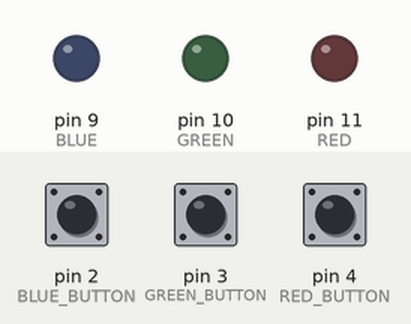
A sketch run on a simulated Arduino Uno, built with avr-gcc and run on an emulated ATmega328P. Parts: output pins drawn as LEDs (lit = HIGH). The inputs (shaded band) are chosen by the test bench; at power-on: pin 2 (BLUE_BUTTON) LOW, pin 3 (GREEN_BUTTON) LOW, pin 4 (RED_BUTTON) LOW.

Above: at 1.2 s.
1.3 s: pin 2 (BLUE_BUTTON) pulled HIGH for 0.15 s
At 1.37 s:
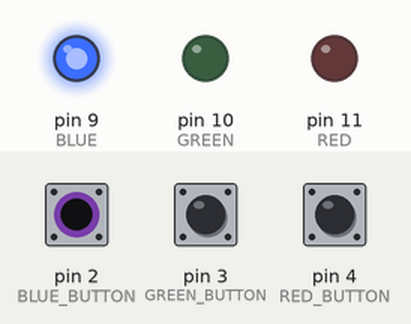
2.9 s: pin 3 (GREEN_BUTTON) pulled HIGH for 0.15 s
At 2.97 s:
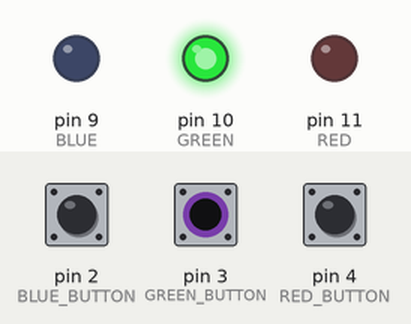
4.5 s: pin 4 (RED_BUTTON) pulled HIGH for 0.15 s
At 4.57 s:
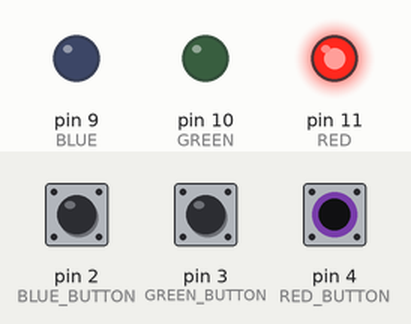
6.1 s: pin 4 (RED_BUTTON) pulled HIGH for 3.2 s
At 9.6 s:
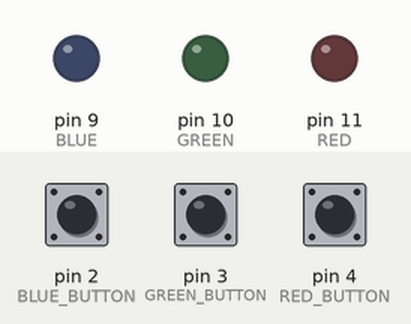
10.8 s: pin 2 (BLUE_BUTTON) pulled HIGH for 3.2 s
At 12.0 s:
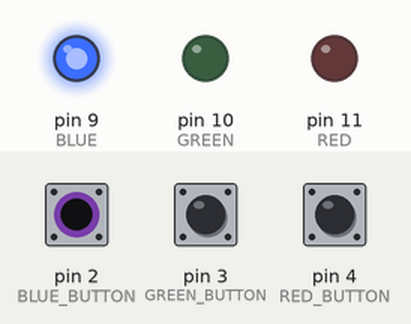
15.5 s: pin 2 (BLUE_BUTTON) driven HIGH and pin 3 (GREEN_BUTTON) driven HIGH
At 16.7 s:
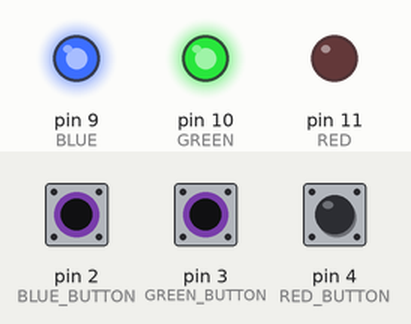
Timing chart, 0 to 18.0 s (numbered marks = the images above; inputs shaded):
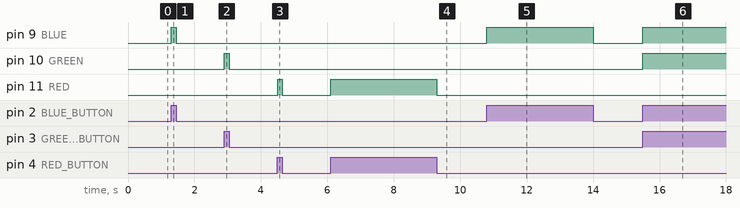

The sketch:

LED3Colors.ino
```cpp
//풀 다운 저항으로 LED 점등하기. 3색 LED와 스위치3개,10K저항 3개를 를 사용함
#define RED 11
#define GREEN 10
#define BLUE 9
#define RED_BUTTON 4
#define GREEN_BUTTON 3
#define BLUE_BUTTON 2

int r=0, g=0, b=0;

 void setup()
 {
  pinMode(RED_BUTTON, INPUT);
  pinMode(GREEN_BUTTON, INPUT);
  pinMode(BLUE_BUTTON, INPUT);
  pinMode(RED,OUTPUT);
  pinMode(GREEN,OUTPUT);
  pinMode(BLUE,OUTPUT);
 }

 void loop()
 {

  if(digitalRead(RED_BUTTON) == HIGH){
    digitalWrite(RED,HIGH);
  }
  else{
    digitalWrite(RED,LOW);
  }

  if(digitalRead(GREEN_BUTTON) == HIGH){
    digitalWrite(GREEN,HIGH);
  }
  else{
    digitalWrite(GREEN,LOW);
  }
  if(digitalRead(BLUE_BUTTON) == HIGH){
    digitalWrite(BLUE,HIGH);
  }
  else{
    digitalWrite(BLUE,LOW);
  }
 }
```

Measured:
- after the input at 1.3 s, pin 9 (BLUE): LOW → HIGH at once, → LOW 0.15 s later
- after the input at 2.9 s, pin 10 (GREEN): LOW → HIGH at once, → LOW 0.15 s later
- after the input at 4.5 s, pin 11 (RED): LOW → HIGH at once, → LOW 0.15 s later
- after the input at 6.1 s, pin 11 (RED): LOW → HIGH at once, → LOW 3.2 s later
- after the input at 10.8 s, pin 9 (BLUE): LOW → HIGH at once, → LOW 3.2 s later
- after the input at 15.5 s, pin 9 (BLUE), pin 10 (GREEN): LOW → HIGH at once
